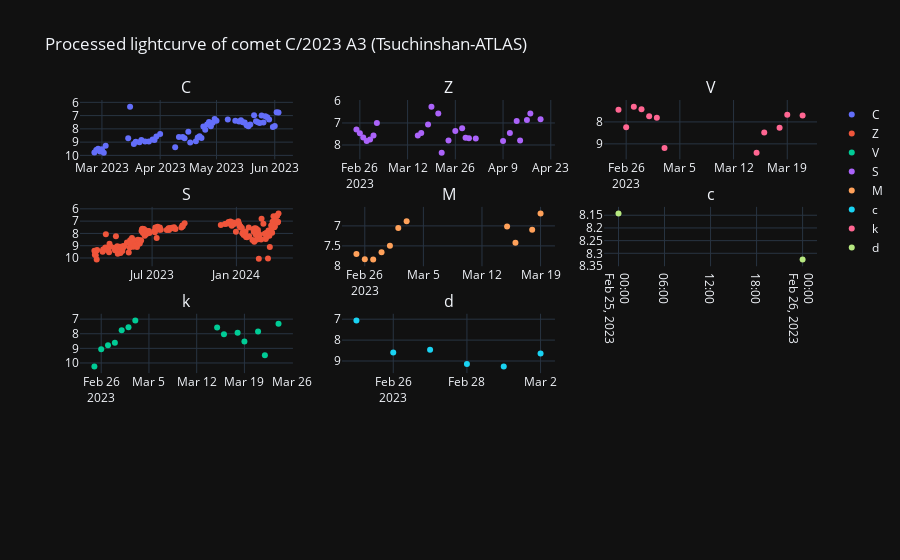

Write notebook code for a chart like this one.
### Code cell
# Variables a graficar
tiempo = curva_de_luz_agrupada_df.obs_date
obs_method = curva_de_luz_agrupada_df.obs_method_key.unique()

# Inicializar la figura con subplots
fig = make_subplots(rows=4, cols=3, subplot_titles= obs_method)

# Agregar trazas a los subplots
for metodo, fila, columna  in zip(obs_method, [1]*3 + [2]*3 + [3]*3, [1,2,3]*3):
    fig.add_trace(go.Scatter(x=tiempo, y=curva_de_luz_agrupada_df.magnitud_reducida[curva_de_luz_agrupada_df.obs_method_key == metodo], mode="markers",name = metodo), row = columna, col = fila)

# Actualizar el diseño de los subplots
fig.update_layout(title_text = 'Processed lightcurve of comet C/2023 A3 (Tsuchinshan-ATLAS)', template = 'plotly_dark')
fig.update_yaxes(autorange="reversed")

# Mostrar la figura
fig.show()

### Figure 1 — Plotly figure (JSON) as saved in the notebook; plotly's stock layout.template omitted (floating-point values rounded to 4 significant figures; data arrays with more than 128 entries replaced by an {"elided": "..."} marker saying what was removed)
{"data": [{"mode": "markers", "name": "C", "type": "scatter", "x": {"elided": "302 str values"}, "xaxis": "x", "y": [9.778, 9.588, 9.499, 9.709, 9.54, 9.794, 9.274, 8.712, 6.331, 9.146, 8.97, 9.001, 8.838, 8.945, 8.951, 8.808, 8.846, 8.569, 8.386, 9.393, 8.608, 8.614, 8.717, 8.22, 9.023, 8.929, 8.649, 8.565, 8.684, 7.831, 8.069, 7.672, 7.479, 7.796, 7.537, 7.254, 7.385, 7.301, 7.398, 7.437, 7.355, 7.51, 7.526, 7.722, 7.798, 7.676, 6.982, 7.419, 7.496, 7.555, 6.985, 7.514, 7.044, 7.133, 7.291, 7.857, 7.778, 6.747, 6.767], "yaxis": "y"}, {"mode": "markers", "name": "Z", "type": "scatter", "x": {"elided": "302 str values"}, "xaxis": "x4", "y": {"elided": "172 float values"}, "yaxis": "y4"}, {"mode": "markers", "name": "V", "type": "scatter", "x": {"elided": "302 str values"}, "xaxis": "x7", "y": [10.23, 9.055, 8.783, 8.617, 7.765, 7.549, 7.093, 7.581, 8.027, 7.935, 8.525, 7.84, 9.476, 7.322], "yaxis": "y7"}, {"mode": "markers", "name": "S", "type": "scatter", "x": {"elided": "302 str values"}, "xaxis": "x2", "y": [7.292, 7.471, 7.659, 7.816, 7.745, 7.573, 7.002, 7.566, 7.45, 7.066, 6.263, 6.574, 8.347, 7.793, 7.362, 7.242, 7.672, 7.689, 7.705, 7.822, 7.457, 6.916, 7.801, 6.871, 6.575, 6.832], "yaxis": "y2"}, {"mode": "markers", "name": "M", "type": "scatter", "x": {"elided": "302 str values"}, "xaxis": "x5", "y": [7.705, 7.831, 7.841, 7.661, 7.494, 7.051, 6.882, 7.013, 7.423, 7.096, 6.693], "yaxis": "y5"}, {"mode": "markers", "name": "c", "type": "scatter", "x": {"elided": "302 str values"}, "xaxis": "x8", "y": [7.061, 8.588, 8.462, 9.145, 9.259, 8.64], "yaxis": "y8"}, {"mode": "markers", "name": "k", "type": "scatter", "x": {"elided": "302 str values"}, "xaxis": "x3", "y": [7.442, 8.248, 7.307, 7.426, 7.744, 7.813, 9.188, 9.401, 8.486, 8.261, 7.669, 7.703], "yaxis": "y3"}, {"mode": "markers", "name": "d", "type": "scatter", "x": {"elided": "302 str values"}, "xaxis": "x6", "y": [8.143, 8.325], "yaxis": "y6"}], "layout": {"annotations": [{"font": {"size": 16}, "showarrow": false, "text": "C", "x": 0.1444, "xanchor": "center", "xref": "paper", "y": 1, "yanchor": "bottom", "yref": "paper"}, {"font": {"size": 16}, "showarrow": false, "text": "Z", "x": 0.5, "xanchor": "center", "xref": "paper", "y": 1, "yanchor": "bottom", "yref": "paper"}, {"font": {"size": 16}, "showarrow": false, "text": "V", "x": 0.8556, "xanchor": "center", "xref": "paper", "y": 1, "yanchor": "bottom", "yref": "paper"}, {"font": {"size": 16}, "showarrow": false, "text": "S", "x": 0.1444, "xanchor": "center", "xref": "paper", "y": 0.7188, "yanchor": "bottom", "yref": "paper"}, {"font": {"size": 16}, "showarrow": false, "text": "M", "x": 0.5, "xanchor": "center", "xref": "paper", "y": 0.7188, "yanchor": "bottom", "yref": "paper"}, {"font": {"size": 16}, "showarrow": false, "text": "c", "x": 0.8556, "xanchor": "center", "xref": "paper", "y": 0.7188, "yanchor": "bottom", "yref": "paper"}, {"font": {"size": 16}, "showarrow": false, "text": "k", "x": 0.1444, "xanchor": "center", "xref": "paper", "y": 0.4375, "yanchor": "bottom", "yref": "paper"}, {"font": {"size": 16}, "showarrow": false, "text": "d", "x": 0.5, "xanchor": "center", "xref": "paper", "y": 0.4375, "yanchor": "bottom", "yref": "paper"}], "title": {"text": "Processed lightcurve of comet C/2023 A3 (Tsuchinshan-ATLAS)"}, "xaxis": {"anchor": "y", "domain": [0, 0.2889]}, "xaxis10": {"anchor": "y10", "domain": [0, 0.2889]}, "xaxis11": {"anchor": "y11", "domain": [0.3556, 0.6444]}, "xaxis12": {"anchor": "y12", "domain": [0.7111, 1]}, "xaxis2": {"anchor": "y2", "domain": [0.3556, 0.6444]}, "xaxis3": {"anchor": "y3", "domain": [0.7111, 1]}, "xaxis4": {"anchor": "y4", "domain": [0, 0.2889]}, "xaxis5": {"anchor": "y5", "domain": [0.3556, 0.6444]}, "xaxis6": {"anchor": "y6", "domain": [0.7111, 1]}, "xaxis7": {"anchor": "y7", "domain": [0, 0.2889]}, "xaxis8": {"anchor": "y8", "domain": [0.3556, 0.6444]}, "xaxis9": {"anchor": "y9", "domain": [0.7111, 1]}, "yaxis": {"anchor": "x", "autorange": "reversed", "domain": [0.8438, 1]}, "yaxis10": {"anchor": "x10", "autorange": "reversed", "domain": [0, 0.1562]}, "yaxis11": {"anchor": "x11", "autorange": "reversed", "domain": [0, 0.1562]}, "yaxis12": {"anchor": "x12", "autorange": "reversed", "domain": [0, 0.1562]}, "yaxis2": {"anchor": "x2", "autorange": "reversed", "domain": [0.8438, 1]}, "yaxis3": {"anchor": "x3", "autorange": "reversed", "domain": [0.8438, 1]}, "yaxis4": {"anchor": "x4", "autorange": "reversed", "domain": [0.5625, 0.7188]}, "yaxis5": {"anchor": "x5", "autorange": "reversed", "domain": [0.5625, 0.7188]}, "yaxis6": {"anchor": "x6", "autorange": "reversed", "domain": [0.5625, 0.7188]}, "yaxis7": {"anchor": "x7", "autorange": "reversed", "domain": [0.2812, 0.4375]}, "yaxis8": {"anchor": "x8", "autorange": "reversed", "domain": [0.2812, 0.4375]}, "yaxis9": {"anchor": "x9", "autorange": "reversed", "domain": [0.2812, 0.4375]}}}
